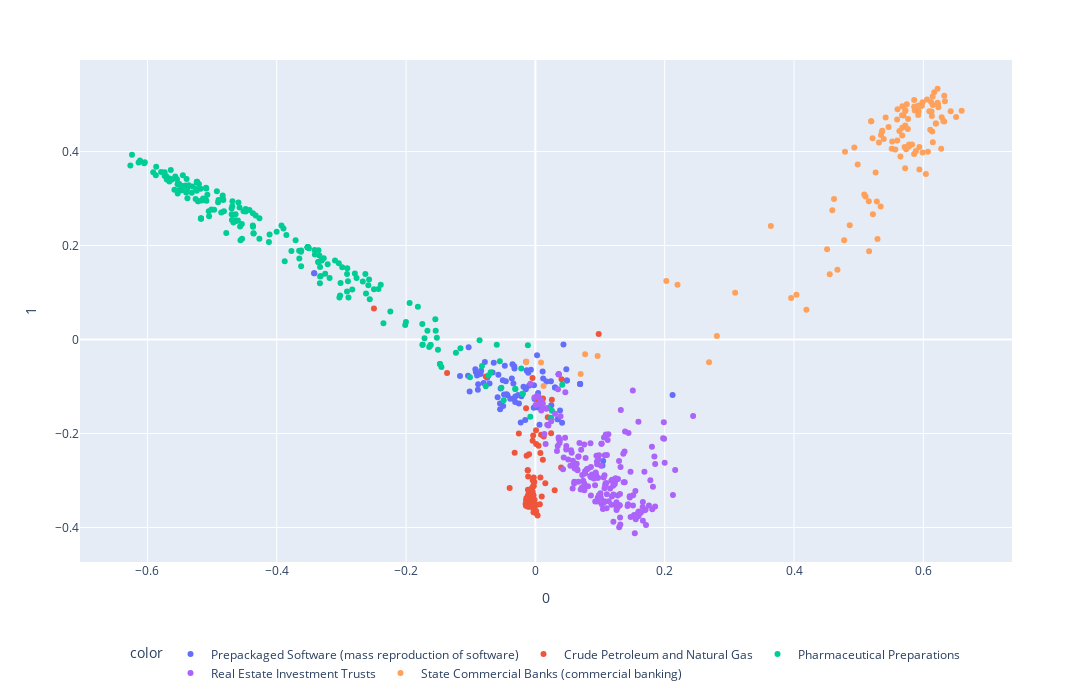

Notebook code cell kept with this figure:
### Code cell
from sklearn.feature_extraction.text import TfidfTransformer
from sklearn.feature_extraction.text import CountVectorizer
from sklearn.pipeline import Pipeline

df = pd.read_csv("../data/preprocessed.csv")
pipe = Pipeline([('count', CountVectorizer(ngram_range = (2,4),
                                           stop_words = 'english', max_features = 600)),
                  ('tfidf', TfidfTransformer())]).fit(df["coDescription_stopwords"])
tfidf =  pd.DataFrame(pipe.transform(df["coDescription_stopwords"]).toarray())
plot = std_func.pca_visualize_2d(tfidf, df.loc[:,["name","SIC_desc"]])
std_func.pca_visualize_3d(plot)
